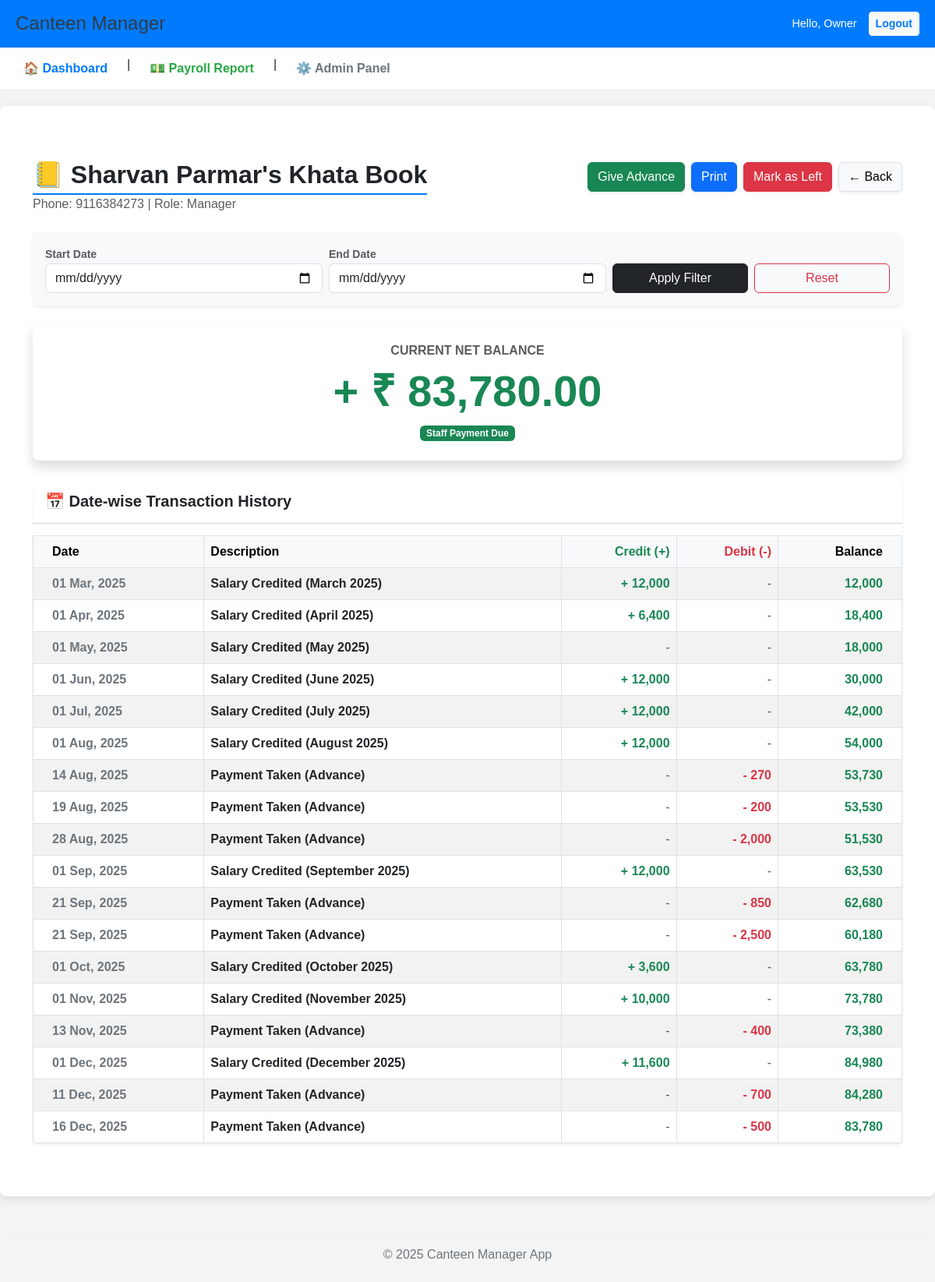
The app's page /management/staff/2/profile/ (signed in) with its own data.
### management/models.py (models this page shows, shortened)
class Staff(models.Model):
    ROLES = [
        ('Manager', 'Manager'),
        ('Cook', 'Cook'),
        ('Helper', 'Helper'),
    ]
    canteen = models.ForeignKey(
        Canteen,
        on_delete=models.SET_NULL, # अगर कैंटीन डिलीट हो जाए, तो स्टाफ को NULL कर दें
        null=True,
        blank=True,
        verbose_name="Assigned Canteen"
    )
    name = models.CharField(max_length=100, verbose_name="Staff Name")
    role = models.CharField(max_length=50, choices=ROLES, default='Helper', verbose_name="Role")
    phone = models.CharField(max_length=15, default='0000000000', verbose_name="Phone Number")
    joining_date = models.DateField(null=True, blank=True, verbose_name="Joining Date")
    monthly_salary = models.DecimalField(max_digits=10, decimal_places=2, verbose_name="Monthly Salary")
    bank_account_no = models.CharField(max_length=20, blank=True, null=True,verbose_name="Bank Account No")
    ifsc_code = models.CharField(max_length=15, blank=True, null=True,verbose_name="IFSC Code")
    photo = models.ImageField(upload_to='staff_photos/', null=True, blank=True, verbose_name="Staff Photo")
    aadhar_card = models.ImageField(upload_to='staff_aadhar/', null=True, blank=True, verbose_name="Aadhar Card Photo")
    class Meta:
        verbose_name = "Staff Member"
        verbose_name_plural = "Staff"
    is_active = models.BooleanField(default=True, verbose_name="Is Active Employee")
    leaving_date = models.DateField(null=True, blank=True, verbose_name="Leaving Date")

class SalaryPayment(models.Model):
    PAYMENT_TYPES = [
        ('Monthly', 'Monthly Salary Payment'),
        ('Advance', 'Advance Payment'),
        ('Bonus', 'Bonus'),
    ]
    staff = models.ForeignKey(
        Staff,
        on_delete=models.CASCADE,
        verbose_name="Staff Member"
    )
    date = models.DateField(verbose_name="Payment Date") # भुगतान की तारीख
    payment_type = models.CharField(max_length=10, choices=PAYMENT_TYPES, verbose_name="Payment Type") # एडवांस है या मासिक वेतन
    amount = models.DecimalField(max_digits=10, decimal_places=2, verbose_name="Amount Paid") # दी गई राशि
    notes = models.TextField(null=True, blank=True, verbose_name="Notes/Details") # कोई भी टिप्पणी (जैसे: इस माह का भुगतान)
    class Meta:
        verbose_name = "Salary/Advance Payment"
        verbose_name_plural = "Salary Payments"
        ordering = ['-date']

### management/views.py (the view)
# urls.py: path('staff/<int:staff_id>/profile/', views.staff_profile_view, name='staff_profile'),
@login_required
def staff_profile_view(request, staff_id):
    staff = get_object_or_404(Staff, pk=staff_id)
    start_filter = request.GET.get('start_date')
    end_filter = request.GET.get('end_date')
    loop_start_date = staff.joining_date if staff.joining_date else date(date.today().year, 1, 1)
    today = date.today()
    all_transactions = []
    payments = SalaryPayment.objects.filter(staff=staff)
    for pay in payments:
        all_transactions.append({
            'date': pay.date,
            'description': f"Payment Taken ({pay.payment_type})",
            'credit': 0,
            'debit': pay.amount,
            'type': 'debit'
        })
    current_date = loop_start_date.replace(day=1)
    while current_date <= today.replace(day=1):
        last_day = current_date + relativedelta(months=1) - timedelta(days=1)
        monthly_salary = staff.monthly_salary
        leaves = StaffLeave.objects.filter(staff=staff, start_date__gte=current_date, end_date__lte=last_day)
        total_leave_days = sum(leave.total_days() for leave in leaves)
        daily_rate = monthly_salary / 30
        deduction = daily_rate * total_leave_days
        net_salary = monthly_salary - deduction
        all_transactions.append({
            'date': current_date,
            'description': f"Salary Credited ({current_date.strftime('%B %Y')})",
            'credit': net_salary,
            'debit': 0,
            'type': 'credit'
        })
        current_date += relativedelta(months=1)
    all_transactions.sort(key=lambda x: (x['date'], 0 if x['type'] == 'credit' else 1))
    running_balance = 0
    final_ledger = []
    for trans in all_transactions:
        running_balance = running_balance + trans['credit'] - trans['debit']
        trans['balance'] = running_balance
        include_row = True
        if start_filter and str(trans['date']) < start_filter:
            include_row = False
        if end_filter and str(trans['date']) > end_filter:
            include_row = False
        if include_row:
            final_ledger.append(trans)
    context = {
        'staff': staff,
        'ledger_data': final_ledger,
        'overall_balance': running_balance,
        'start_date': start_filter,
        'end_date': end_filter,
    }
    return render(request, 'management/staff_profile.html', context)

### management/models.py (called while the page is built)
    def total_days(self):
        if self.start_date and self.end_date:
            delta = self.end_date - self.start_date
            return delta.days + 1
        return 0

### management/templates/management/staff_profile.html (shortened to what this page needs)
{% extends 'base.html' %}
{% load humanize %}
{% block content %}
<div class="container mt-4 mb-5">
    <div class="d-flex justify-content-between align-items-center mb-4">
        <div>
            <h2 class="fw-bold text-dark mb-0">📒 {{ staff.name }}'s Khata Book</h2>
            <p class="text-muted mb-0">Phone: {{ staff.phone }} | Role: {{ staff.role }}</p>
        </div>
        <div class="d-flex gap-2">
            <a href="{% url 'add_staff_payment' staff.id %}" class="btn btn-success shadow-sm">
                 Give Advance
            </a>
            <a href="{% url 'print_staff_ledger' staff.id %}" target="_blank" class="btn btn-primary shadow-sm">
                 Print
            </a>
            {% if staff.is_active %}
            <form action="{% url 'mark_staff_left' staff.id %}" method="POST"
                onsubmit="return confirm('WARNING: Has this staff left the job?');" style="display:inline;">
                <button type="submit" class="btn btn-danger shadow-sm">
                     Mark as Left
                </button>
            </form>
            {% else %}
            <span class="badge bg-secondary p-2 border">
                🚫 Job Left ({% if staff.leaving_date %}{{ staff.leaving_date|date:"d M, Y" }}{% else %}N/A{% endif %})
            </span>
            {% endif %}
            <a href="{% url 'staff_list' %}" class="btn btn-light border shadow-sm">
                ← Back
            </a>
        </div>
    </div>
    <div class="card shadow-sm border-0 mb-4 bg-light">
        <div class="card-body py-3">
            <form method="GET" class="row g-2 align-items-end">
                <div class="col-md-4">
                    <label class="fw-bold small text-muted">Start Date</label>
                    <input type="date" name="start_date" class="form-control" value="{{ start_date }}">
                </div>
                <div class="col-md-4">
                    <label class="fw-bold small text-muted">End Date</label>
                    <input type="date" name="end_date" class="form-control" value="{{ end_date }}">
                </div>
                <div class="col-md-2">
                    <button type="submit" class="btn btn-dark w-100">Apply Filter</button>
                </div>
                <div class="col-md-2">
                    <a href="{% url 'staff_profile' staff.id %}" class="btn btn-outline-danger w-100">Reset</a>
                </div>
            </form>
        </div>
    </div>
    <div class="card shadow border-0 rounded-3 mb-4">
        <div class="card-body p-4 text-center">
            <h6 class="text-muted text-uppercase fw-bold">Current Net Balance</h6>
            {% if overall_balance > 0 %}
            <h1 class="display-4 fw-bold text-success">+ ₹ {{ overall_balance|intcomma }}</h1>
            <span class="badge bg-success">Staff Payment Due</span>
            {% elif overall_balance < 0 %} <h1 class="display-4 fw-bold text-danger">{{ overall_balance|intcomma }}</h1>
                <span class="badge bg-danger">Advance Recovery Due</span>
                {% else %}
                <h1 class="display-4 fw-bold text-secondary">₹ 0</h1>
                <span class="badge bg-secondary">All Clear</span>
                {% endif %}
        </div>
    </div>
    <div class="card shadow-sm border-0">
        <div class="card-header bg-white py-3">
            <h5 class="mb-0 fw-bold">📅 Date-wise Transaction History</h5>
        </div>
        <div class="table-responsive">
            <table class="table table-hover table-striped align-middle mb-0">
                <thead class="table-light">
                    <tr>
                        <th class="ps-4">Date</th>
                        <th>Description</th>
                        <th class="text-end text-success">Credit (+)</th>
                        <th class="text-end text-danger">Debit (-)</th>
                        <th class="text-end fw-bold pe-4">Balance</th>
                    </tr>
                </thead>
                <tbody>
                    {% for row in ledger_data %}
                    <tr>
                        <td class="ps-4 fw-bold text-secondary">{{ row.date|date:"d M, Y" }}</td>
                        <td><span class="fw-bold text-dark">{{ row.description }}</span></td>
                        <td class="text-end">
                            {% if row.credit > 0 %}
                            <span class="text-success fw-bold">+ {{ row.credit|floatformat:0|intcomma }}</span>
                            {% else %}
                            <span class="text-muted">-</span>
                            {% endif %}
                        </td>
                        <td class="text-end">
                            {% if row.debit > 0 %}
                            <span class="text-danger fw-bold">- {{ row.debit|floatformat:0|intcomma }}</span>
                            {% else %}
                            <span class="text-muted">-</span>
                            {% endif %}
                        </td>
                        <td class="text-end pe-4 fw-bold">
                            {% if row.balance > 0 %}
                            <span class="text-success">{{ row.balance|floatformat:0|intcomma }}</span>
                            {% elif row.balance < 0 %} <span class="text-danger">{{ row.balance|floatformat:0|intcomma
                                }}</span>
                                {% else %}
                                0
                                {% endif %}
                        </td>
                    </tr>
                    {% empty %}
                    <tr>
                        <td colspan="5" class="text-center py-5 text-muted">
                            <h5>No transactions found.</h5>
                        </td>
                    </tr>
                    {% endfor %}
                </tbody>
            </table>
        </div>
    </div>
</div>
{% endblock %}

### management/templates/base.html (shortened to what this page needs)
<!DOCTYPE html>
<html lang="en">
<head>
    <link href="https://cdn.jsdelivr.net/npm/bootstrap@5.3.0/dist/css/bootstrap.min.css" rel="stylesheet">
</head>
<body>
    <header>
        <div style="background-color: #007bff; color: white; padding: 15px 20px; display: flex; justify-content: space-between; align-items: center;">
            <h1 style="margin: 0; font-size: 1.5em;">Canteen Manager</h1>
            {% if user.is_authenticated %}
            <div style="display: flex; align-items: center; gap: 15px;">
                <span style="font-size: 0.9em;">Hello, {{ user.username }}</span>
                <form method="post" action="{% url 'logout' %}" style="margin: 0;">
                    <button type="submit" class="btn btn-sm btn-light" style="color: #007bff; font-weight: bold;">Logout</button>
                </form>
            </div>
            {% endif %}
        </div>
        <nav class="main-nav" style="background-color: #ffffff; padding: 10px 20px; border-bottom: 1px solid #e2e6ea;">
            {% if user.is_authenticated %}
            <div style="display: flex; gap: 15px;">
                <a href="{% url 'home_dashboard' %}" style="color: #007bff; font-weight: bold;">
                    🏠 Dashboard
                </a>
                |
                <a href="{% url 'payroll_summary' %}" style="color: #28a745; font-weight: bold;">
                    💵 Payroll Report
                </a>
                |
                <a href="/admin/" style="color: #6c757d; font-weight: bold;">
                    ⚙️ Admin Panel
                </a>
            </div>
            {% endif %}
        </nav>
    </header>
    <main>
        {% block content %}
        {% endblock %}
    </main>
    <footer style="text-align: center; padding: 10px; color: #6c757d;">
        <hr style="border-color: #dee2e6;">
        <p>&copy; 2025 Canteen Manager App</p>
    </footer>
</body>
</html>

### management/templates/base.html (style rules this page uses)
body { font-family: Arial, sans-serif; margin: 0; padding: 0; background-color: #f4f4f4; }
main { padding: 20px; max-width: 1200px; margin: 20px auto; background-color: white; min-height: 85vh; border-radius: 8px; box-shadow: 0 4px 12px rgba(0,0,0,0.1); }
h1 { color: #343a40; }
h2 { border-bottom: 2px solid #007bff; padding-bottom: 5px; margin-top: 25px; }
table { border-collapse: collapse; margin-top: 15px; width: 100%; }
th, td { border: 1px solid #dee2e6; padding: 12px; text-align: left; }
th { background-color: #f0f0f0; }
.main-nav a { text-decoration: none; padding: 5px 10px; border-radius: 4px; transition: background-color 0.3s; }

### records on screen
Staff: name "Sharvan Parmar", phone "9116384273", role "Manager"
SalaryPayment: date "14 Aug, 2025", debit "270"
SalaryPayment: date "19 Aug, 2025", debit "200"
SalaryPayment: date "28 Aug, 2025", debit "2,000"
SalaryPayment: date "21 Sep, 2025", debit "850"
SalaryPayment: date "21 Sep, 2025", debit "2,500"
SalaryPayment: date "13 Nov, 2025", debit "400"
SalaryPayment: date "11 Dec, 2025", debit "700"
SalaryPayment: date "16 Dec, 2025", debit "500"

### other values on screen
{{ user.username }} "Owner"
{{ overall_balance|intcomma }} "83,780.00"
{{ row.date|date:"d M, Y" }} "01 Mar, 2025" "01 Apr, 2025" "01 May, 2025" "01 Jun, 2025" "01 Jul, 2025" "01 Aug, 2025" "01 Sep, 2025" "01 Oct, 2025" "01 Nov, 2025" "01 Dec, 2025"
{{ row.description }} "Salary Credited (March 2025)" "Salary Credited (April 2025)" "Salary Credited (May 2025)" "Salary Credited (June 2025)" "Salary Credited (July 2025)" "Salary Credited (August 2025)" "Payment Taken (Advance)" "Payment Taken (Advance)" "Payment Taken (Advance)" "Salary Credited (September 2025)" "Payment Taken (Advance)" "Payment Taken (Advance)" "Salary Credited (October 2025)" "Salary Credited (November 2025)" "Payment Taken (Advance)" "Salary Credited (December 2025)" "Payment Taken (Advance)" "Payment Taken (Advance)"
{{ row.credit|floatformat:0|intcomma }} "12,000" "6,400" "12,000" "12,000" "12,000" "12,000" "3,600" "10,000" "11,600"
{{ row.balance|floatformat:0|intcomma }} "12,000" "18,400" "18,000" "30,000" "42,000" "54,000" "53,730" "53,530" "51,530" "63,530" "62,680" "60,180" "63,780" "73,780" "73,380" "84,980" "84,280" "83,780"
